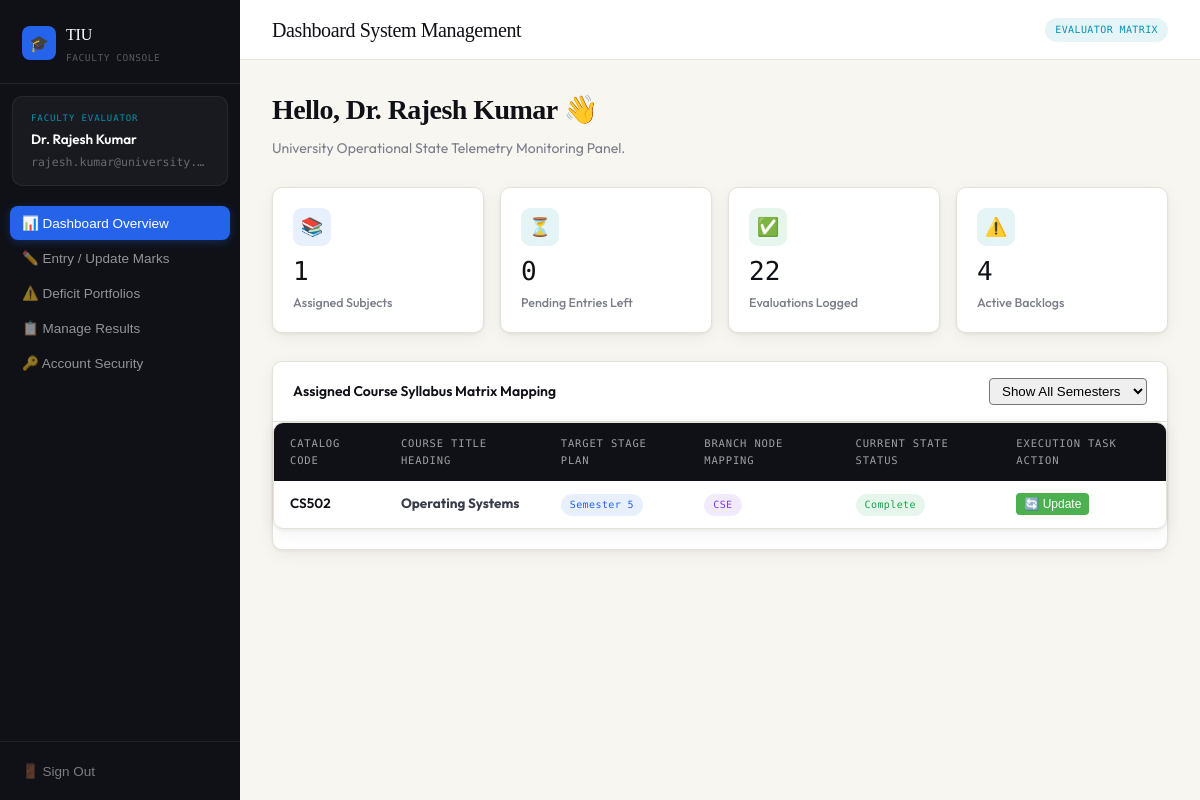
The page /faculty_dashboard (signed in) on the database its author committed.
### models.py (models this page shows, shortened)
class Faculty(db.Model):
    __tablename__ = "faculty"
    faculty_id       = db.Column(db.Integer, primary_key=True, autoincrement=True)
    faculty_name     = db.Column(db.String,  nullable=False)
    faculty_email    = db.Column(db.String,  nullable=False, unique=True)
    faculty_password = db.Column(db.String,  nullable=False)   # bcrypt hash
    department       = db.Column(db.String,  nullable=False)
    designation      = db.Column(db.String,  nullable=True)
    is_active        = db.Column(db.Boolean, nullable=False, default=True)
    date_created     = db.Column(db.Date,    nullable=False, default=func.current_date())
    subjects = db.relationship('Subject', secondary=faculty_subject_association,
                                backref='faculty_members', lazy=True)
    marks    = db.relationship('Mark',    backref='faculty', lazy=True)
    backlogs = db.relationship('Backlog', backref='faculty', lazy=True)

class Subject(db.Model):
    __tablename__ = "subject"
    subject_id   = db.Column(db.Integer, primary_key=True, autoincrement=True)
    subject_code = db.Column(db.String,  nullable=False, unique=True)
    subject_name = db.Column(db.String,  nullable=False)
    branch       = db.Column(db.String,  nullable=False)
    semester     = db.Column(db.Integer, nullable=False)
    credits      = db.Column(db.Integer, nullable=False)
    is_active    = db.Column(db.Boolean, nullable=False, default=True)
    marks    = db.relationship('Mark',          backref='subject', lazy=True)
    backlogs = db.relationship('Backlog',        backref='subject', lazy=True)
    details  = db.relationship('ResultDetail',   backref='subject', lazy=True)

### controllers/faculty_controllers.py (the view)
@app.route("/faculty_dashboard", methods=["GET"])
def faculty_dashboard():
    faculty = get_logged_faculty()
    if not faculty:
        return redirect(url_for("login"))
    assigned_subjects = []
    unique_semesters = set()
    for s in faculty.subjects:
        unique_semesters.add(s.semester)
        students_count = Student.query.filter_by(branch=s.branch).count()
        entered_count = Mark.query.filter_by(subject_id=s.subject_id, semester=s.semester).count()
        is_complete = entered_count >= students_count if students_count > 0 else False
        assigned_subjects.append({
            "id": s.subject_id,
            "code": s.subject_code,
            "name": s.subject_name,
            "semester": s.semester,
            "branch": s.branch,
            "status": "Complete" if is_complete else "Incomplete"
        })
    total_pending_entries = 0
    for subj in faculty.subjects:
        students = Student.query.filter_by(branch=subj.branch).all()
        for s in students:
            existing = Mark.query.filter_by(
                student_id=s.student_id,
                subject_id=subj.subject_id,
                semester=subj.semester
            ).first()
            if not existing:
                total_pending_entries += 1
    evaluations_logged = Mark.query.filter_by(faculty_id=faculty.faculty_id).count()
    assigned_sub_ids = [s.subject_id for s in faculty.subjects]
    active_backlogs = Backlog.query.filter(
        Backlog.subject_id.in_(assigned_sub_ids) if assigned_sub_ids else False,
        Backlog.status == "ACTIVE"
    ).count()
    metrics = {
        "total_subjects": len(faculty.subjects),
        "evaluations_logged": evaluations_logged,
        "active_backlogs": active_backlogs,
        "pending_marks_count": total_pending_entries
    }
    return render_template(
        "faculty.html",
        faculty=faculty,
        assigned_subjects=assigned_subjects,
        unique_semesters=sorted(list(unique_semesters)),
        metrics=metrics
    )

### controllers/faculty_controllers.py (called while the page is built)
def get_logged_faculty():
    if "role" in session and session["role"] == "faculty" and "email" in session:
        return Faculty.query.filter_by(faculty_email=session.get("email")).first()
    return None

### templates/faculty.html (shortened to what this page needs)
<!DOCTYPE html>
<html lang="en">
<head>
  <link rel="stylesheet" href="/static/global.css">
</head>
<body>
  <div id="screen-app">
    <aside class="sidebar">
      <div class="sidebar-logo">
        <div class="logo-row">
          <div class="logo-icon">🎓</div>
          <div>
            <div class="logo-text">TIU</div>
            <div class="logo-sub">Faculty Console</div>
          </div>
        </div>
      </div>
      <div class="sidebar-user">
        <div class="user-role" style="color: var(--faculty-c)">FACULTY EVALUATOR</div>
        <div class="user-name">{{ faculty.faculty_name }}</div>
        <div class="user-email">{{ faculty.faculty_email }}</div>
      </div>
      <nav class="sidebar-nav">
        <button class="nav-item active" id="nav-dashboard" onclick="switchView('dashboard')">📊 Dashboard Overview</button>
        <button class="nav-item" id="nav-marks" onclick="switchView('marks')">✏️ Entry / Update Marks</button>
        <button class="nav-item" id="nav-backlogs" onclick="switchView('backlogs')">⚠️ Deficit Portfolios</button>
        <button class="nav-item" id="nav-results" onclick="switchView('results')">📋 Manage Results</button>
        <button class="nav-item" id="nav-password" onclick="switchView('password')">🔑 Account Security</button>
      </nav>
      <div class="sidebar-footer">
        <button class="btn-logout" onclick="window.location.href='/logout'">🚪 Sign Out</button>
      </div>
    </aside>
    <main class="main-content">
      <div class="topbar">
        <div class="topbar-title" id="pageTitle">Dashboard System Management</div>
        <div class="topbar-right"><span class="topbar-badge badge-faculty">EVALUATOR MATRIX</span></div>
      </div>
      <div class="page-body">
        <section id="view-dashboard" class="workspace-view active-view">
          <div class="dashboard-welcome">
            <h2>Hello, {{ faculty.faculty_name }} 👋</h2>
            <p>University Operational State Telemetry Monitoring Panel.</p>
          </div>
          <div class="stat-grid">
            <div class="stat-card"><div class="stat-icon si-blue">📚</div><div class="stat-value">{{ metrics.total_subjects }}</div><div class="stat-label">Assigned Subjects</div></div>
            <div class="stat-card"><div class="stat-icon si-teal">⏳</div><div class="stat-value">{{ metrics.pending_marks_count }}</div><div class="stat-label">Pending Entries Left</div></div>
            <div class="stat-card"><div class="stat-icon si-green">✅</div><div class="stat-value">{{ metrics.evaluations_logged }}</div><div class="stat-label">Evaluations Logged</div></div>
            <div class="stat-card"><div class="stat-icon si-teal">⚠️</div><div class="stat-value">{{ metrics.active_backlogs }}</div><div class="stat-label">Active Backlogs</div></div>
          </div>
          <div class="card" style="margin-top: 20px;">
            <div class="card-header" style="display:flex; justify-content:space-between; align-items:center;">
              <span>Assigned Course Syllabus Matrix Mapping</span>
              <select id="dashboardSemesterFilter" onchange="filterDashboardSubjects()" style="padding:4px 8px; border-radius:4px;">
                <option value="ALL">Show All Semesters</option>
              </select>
            </div>
            <div class="card-body" style="padding:0;">
              <div class="table-wrap">
                <table>
                  <thead><tr><th>Catalog Code</th><th>Course Title Heading</th><th>Target Stage Plan</th><th>Branch Node Mapping</th><th>Current State Status</th><th>Execution Task Action</th></tr></thead>
                  <tbody id="dashboardSubjectsBody">
                    {% for sub in assigned_subjects %}
                    <tr data-semester="{{ sub.semester }}">
                      <td class="td-bold">{{ sub.code }}</td>
                      <td><strong>{{ sub.name }}</strong></td>
                      <td><span class="badge b-blue">Semester {{ sub.semester }}</span></td>
                      <td><span class="badge b-purple">{{ sub.branch }}</span></td>
                      <td><span class="badge {% if sub.status == 'Complete' %}b-green{% else %}b-red{% endif %}">{{ sub.status }}</span></td>
                      <td>
                        <button class="btn-sm {% if sub.status == 'Complete' %}btn-complete{% else %}btn-incomplete{% endif %}"
                                onclick="directEntryFromDashboard({{ sub.id }}, {{ sub.semester }})">
                          {% if sub.status == 'Complete' %}🔄 Update{% else %}✏️ Enter Marks{% endif %}
                        </button>
                      </td>
                    </tr>
                    {% else %}
                    <tr><td colspan="6" style="text-align:center; padding:16px; color:var(--ink3);">No courses currently mapped to your credentials profile.</td></tr>
                    {% endfor %}
                  </tbody>
                </table>
              </div>
            </div>
          </div>
        </section>
      </div>
    </main>
  </div>
</body>
</html>

### templates/faculty.html (style rules this page uses)
.workspace-view { display: none; }
.workspace-view.active-view { display: block; }
.btn-sm { padding: 4px 8px; font-size: 12px; border-radius: 4px; cursor: pointer; border: none; }
.btn-complete { background-color: #4caf50; color: white; }

### rows shown on the page
Faculty: faculty_name "Dr. Rajesh Kumar", faculty_email "rajesh.kumar@university.…"
Subject: code "CS502", name "Operating Systems", semester "5", branch "CSE", status "Complete"

### other values the page prints
{{ metrics.total_subjects }} "1"
{{ metrics.pending_marks_count }} "0"
{{ metrics.evaluations_logged }} "22"
{{ metrics.active_backlogs }} "4"
